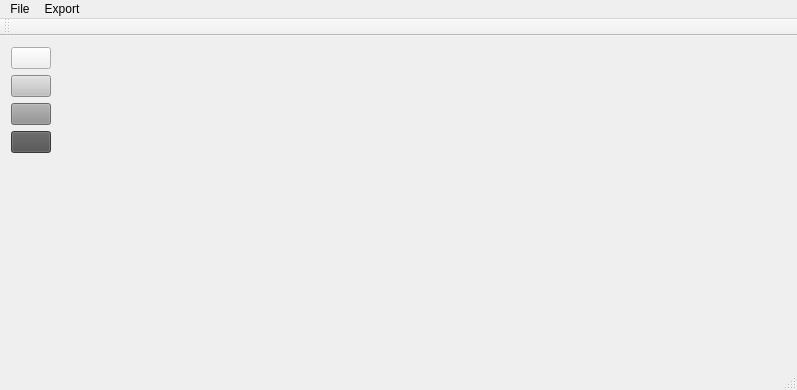
<?xml version="1.0" encoding="UTF-8"?>
<ui version="4.0">
 <class>MainWindow</class>
 <widget class="QMainWindow" name="MainWindow">
  <property name="geometry">
   <rect>
    <x>0</x>
    <y>0</y>
    <width>797</width>
    <height>390</height>
   </rect>
  </property>
  <property name="windowTitle">
   <string>MainWindow</string>
  </property>
  <widget class="QWidget" name="centralWidget">
   <layout class="QGridLayout" name="gridLayout">
    <item row="0" column="0" alignment="Qt::AlignTop">
     <widget class="QWidget" name="widget" native="true">
      <property name="sizePolicy">
       <sizepolicy hsizetype="Fixed" vsizetype="Preferred">
        <horstretch>0</horstretch>
        <verstretch>0</verstretch>
       </sizepolicy>
      </property>
      <layout class="QVBoxLayout" name="verticalLayout">
       <property name="leftMargin">
        <number>0</number>
       </property>
       <property name="topMargin">
        <number>0</number>
       </property>
       <property name="rightMargin">
        <number>0</number>
       </property>
       <property name="bottomMargin">
        <number>0</number>
       </property>
       <item>
        <widget class="QPushButton" name="color0btn">
         <property name="text">
          <string/>
         </property>
        </widget>
       </item>
       <item>
        <widget class="QPushButton" name="color1btn">
         <property name="styleSheet">
          <string notr="true">background-color: rgb(191, 191, 191);</string>
         </property>
         <property name="text">
          <string/>
         </property>
        </widget>
       </item>
       <item>
        <widget class="QPushButton" name="color2btn">
         <property name="styleSheet">
          <string notr="true">background-color: rgb(144, 144, 144);</string>
         </property>
         <property name="text">
          <string/>
         </property>
        </widget>
       </item>
       <item>
        <widget class="QPushButton" name="color3btn">
         <property name="styleSheet">
          <string notr="true">background-color: rgb(80, 80, 80);</string>
         </property>
         <property name="text">
          <string/>
         </property>
        </widget>
       </item>
      </layout>
     </widget>
    </item>
    <item row="0" column="1">
     <widget class="DrawingCanvas" name="canvasWidget" native="true"/>
    </item>
   </layout>
  </widget>
  <widget class="QMenuBar" name="menuBar">
   <property name="geometry">
    <rect>
     <x>0</x>
     <y>0</y>
     <width>797</width>
     <height>20</height>
    </rect>
   </property>
   <widget class="QMenu" name="menuFile">
    <property name="title">
     <string>File</string>
    </property>
    <addaction name="actionNew"/>
    <addaction name="actionExit"/>
   </widget>
   <widget class="QMenu" name="menuExport">
    <property name="title">
     <string>Export</string>
    </property>
    <addaction name="actionC"/>
    <addaction name="actionBinary"/>
   </widget>
   <addaction name="menuFile"/>
   <addaction name="menuExport"/>
  </widget>
  <widget class="QToolBar" name="mainToolBar">
   <attribute name="toolBarArea">
    <enum>TopToolBarArea</enum>
   </attribute>
   <attribute name="toolBarBreak">
    <bool>false</bool>
   </attribute>
  </widget>
  <widget class="QStatusBar" name="statusBar"/>
  <action name="actionExit">
   <property name="text">
    <string>Exit</string>
   </property>
  </action>
  <action name="actionNew">
   <property name="text">
    <string>New</string>
   </property>
  </action>
  <action name="actionC">
   <property name="text">
    <string>C++</string>
   </property>
  </action>
  <action name="actionBinary">
   <property name="text">
    <string>GB Packed (binary)</string>
   </property>
  </action>
 </widget>
 <layoutdefault spacing="6" margin="11"/>
 <customwidgets>
  <customwidget>
   <class>DrawingCanvas</class>
   <extends>QWidget</extends>
   <header>drawingcanvas.h</header>
   <container>1</container>
  </customwidget>
 </customwidgets>
 <resources/>
 <connections/>
</ui>
